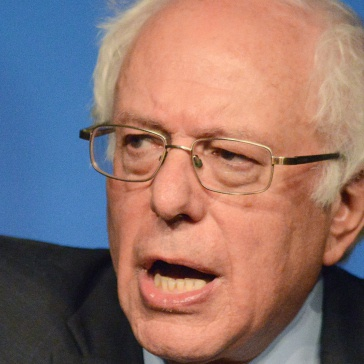
#> input picture Data/Angry/00a7cb9cf18d3a015a9e932952f942fd4bcad8044bcef5e0c05de51d~angry.jpg, 364 x 364 px; its folder holds only this picture in this run
$ jupyter execute --allow-errors 'test_dosyası.ipynb'   (older library calls are emulated)
#> lines starting #> are read from the running program, lines starting #| are printed output that depends on the picture
[cell 1]
import os
import cv2
import numpy as np
import joblib
from skimage.feature import hog, local_binary_pattern
from sklearn.metrics import classification_report
import matplotlib.pyplot as plt
from scipy import ndimage
# En başarılı Modelleri test etmek için yapılmış küçük bir test dosyasıdır.Data kütüphanesi okunur gerekli öznitelik çıkarımları yapılır modeller çağırılınır ve çalıştırılır.

[cell 2]
def gabor_filtreleri_olustur():
    filtreler = []
    boyut = 31
    for aci in np.arange(0, np.pi, np.pi / 4):  # 0, 45, 90, 135 derece
        for sigma in (1, 3):
            for lamda in np.arange(np.pi / 4, np.pi, np.pi / 4):
                cekirdek = cv2.getGaborKernel((boyut, boyut), sigma, aci, lamda, gamma=0.5, psi=0)
                filtreler.append(cekirdek)
    return filtreler

# === Gabor öznitelik çıkarımı ===
def gabor_ozellik_cikar(goruntuler, filtreler):
    ozellikler = []
    for img in goruntuler:
        img_ozellik = []
        for filtre in filtreler:
            sonuc = cv2.filter2D(img, cv2.CV_8UC3, filtre)
            img_ozellik.append(sonuc.mean())
            img_ozellik.append(sonuc.std())
        ozellikler.append(img_ozellik)
    return np.array(ozellikler)

[cell 3]
def lbp_ozellik_cikar(img):
    lbp = local_binary_pattern(img, P=8, R=1, method="uniform")
    hist, _ = np.histogram(lbp.ravel(), bins=np.arange(0, 11), range=(0, 10))
    hist = hist.astype("float")
    hist /= (hist.sum() + 1e-7)
    return hist

[cell 4]
# === Test verilerini yükle ===
def test_verisi_yukle(test_folder, image_size=(64, 64)):
#> called with test_folder = 'Data', image_size = (64, 64)
    X_hog, X_lbp, goruntu_listesi, y_test = [], [], [], []
    siniflar = sorted([d for d in os.listdir(test_folder) if os.path.isdir(os.path.join(test_folder, d))])


    for label_index, sinif in enumerate(siniflar):
        klasor = os.path.join(test_folder, sinif)
        for dosya in os.listdir(klasor):
            path = os.path.join(klasor, dosya)
            img = cv2.imread(path, cv2.IMREAD_GRAYSCALE)
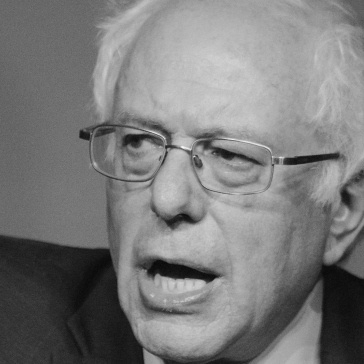
#> img: shape (364, 364); min 8, max 246, mean 122.9
            if img is None:
                continue
            img = cv2.resize(img, image_size)
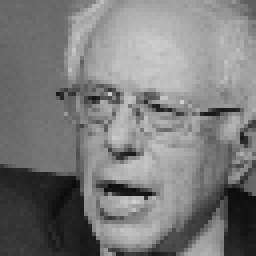
#> img: shape (64, 64) (shown 4 times larger); min 11, max 207, mean 122.9

            # HOG
            hog_feat = hog(img, orientations=9, pixels_per_cell=(8, 8),
                           cells_per_block=(2, 2), block_norm='L2-Hys', visualize=False)
#> hog_feat = 1764 values, max 0.466 at index 1030, min 0 at index 19, mean 0.134
            X_hog.append(hog_feat)

            # LBP
            lbp_feat = lbp_ozellik_cikar(img)
#> in lbp_ozellik_cikar, `lbp = local_binary_pattern(img, P=8, R=1, method="uniform")`:
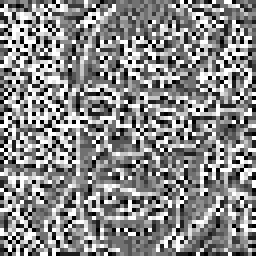
#> lbp: shape (64, 64) float64 (shown 4 times larger); min 0, max 9, mean 4.81; drawn with min black and max white
#> in lbp_ozellik_cikar, `hist, _ = np.histogram(lbp.ravel(), bins=np.arange(0, 11), range=(0, 1..`: hist = [302, 376, 300, 457, 586, 457, 248, 348, 399, 623]
#> in lbp_ozellik_cikar, `hist /= (hist.sum() + 1e-7)`: hist = [0.0737, 0.0918, 0.0732, 0.112, 0.143, 0.112, 0.0605, 0.085, 0.0974, 0.152]
#> lbp_feat has the same summary as hist in lbp_ozellik_cikar
            X_lbp.append(lbp_feat)

            # Gabor için görüntü biriktir
            goruntu_listesi.append(img)
            y_test.append(label_index)
#> pass 2 of the loop in test_verisi_yukle, `for label_index, sinif in enumerate(siniflar):`:
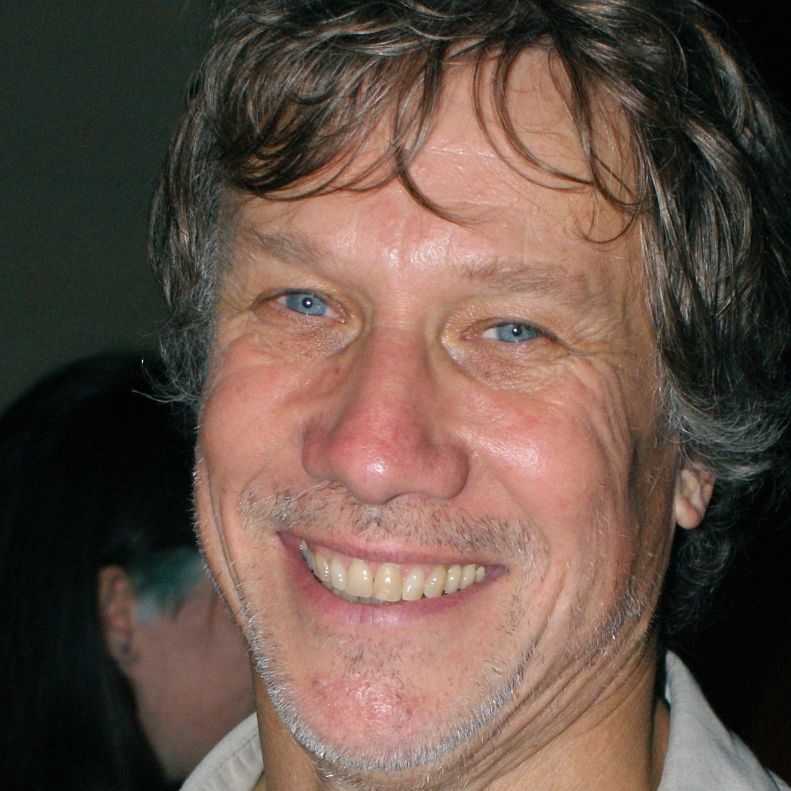
#> input picture Data/Happy/0a0dc41f61cabe33378d676fd0f7712165ed2dd245765fe185095dbf.jpg, 1582 x 1582 px (shown at 1/2 size)
#> in test_verisi_yukle, `img = cv2.resize(img, image_size)`:
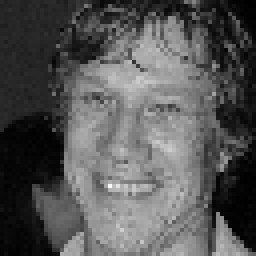
#> img: shape (64, 64) (shown 4 times larger); min 0, max 249, mean 86.3
#> hog_feat = 1764 values, max 0.318 at index 1728, min 0 at index 530, mean 0.146
#> in lbp_ozellik_cikar (call 2), `lbp = local_binary_pattern(img, P=8, R=1, method="uniform")`:
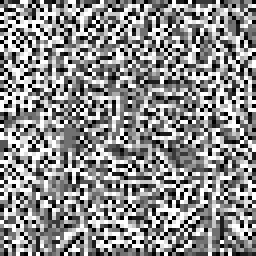
#> lbp: shape (64, 64) float64 (shown 4 times larger); min 0, max 9, mean 4.94; drawn with min black and max white
#> in lbp_ozellik_cikar (call 2), `hist, _ = np.histogram(lbp.ravel(), bins=np.arange(0, 11), range=(0, 1..`: hist = [450, 407, 262, 345, 413, 353, 245, 352, 511, 758]
#> in lbp_ozellik_cikar (call 2), `hist /= (hist.sum() + 1e-7)`: hist = [0.11, 0.0994, 0.064, 0.0842, 0.101, 0.0862, 0.0598, 0.0859, 0.125, 0.185]
#> lbp_feat has the same summary as hist in lbp_ozellik_cikar

    return np.array(X_hog), np.array(X_lbp), goruntu_listesi, np.array(y_test)

[cell 5]
# === Model test etme fonksiyonu ===
def modeli_test_et(model_yolu, X_test, y_test, baslik):
    model = joblib.load(model_yolu)
    y_pred = model.predict(X_test)
    print(f"\n--- {baslik} ---")
    print(classification_report(y_test, y_pred, zero_division=0))

[cell 6]
def main():
    test_folder = "Data"
    print("Veriler yükleniyor...")
    X_hog, X_lbp, goruntuler, y_test = test_verisi_yukle(test_folder)
#> goruntuler = 2 items; y_test = [0, 1]

    print("Gabor filtreleri oluşturuluyor...")
    gabor_filtreler = gabor_filtreleri_olustur()

    print("Gabor öznitelikleri çıkarılıyor...")
    X_gabor = gabor_ozellik_cikar(goruntuler, gabor_filtreler)
#> the loop in gabor_ozellik_cikar, `for img in goruntuler:` made 2 passes
#> after the loop in gabor_ozellik_cikar, `for img in goruntuler:`:
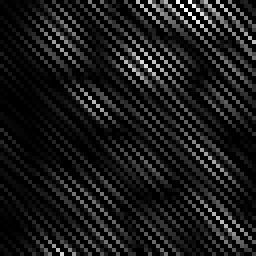
#> sonuc: shape (64, 64) (shown 4 times larger); min 0, max 253, mean 24.8
#> after the loop in gabor_ozellik_cikar, `for img in goruntuler:`: ozellikler = 2 items

    # HOG + SVM
    modeli_test_et("model_hog_svm.pkl", X_hog, y_test, "HOG + SVM")

    # LBP + MLP
    modeli_test_et("model_lbp_mlp.pkl", X_lbp, y_test, "LBP + MLP")

    # Gabor + MLP
    modeli_test_et("model_gabor_mlp.pkl", X_gabor, y_test, "Gabor + MLP")

    # PCA + Combined Features + SVM
    print("\n--- PCA + Combined Features + SVM ---")
    birlesik_ozellikler = np.concatenate([X_hog, X_lbp, X_gabor], axis=1)
    pca_model = joblib.load("pca_model.pkl")
    X_pca = pca_model.transform(birlesik_ozellikler)
    modeli_test_et("model_combined_features_svm.pkl", X_pca, y_test, "PCA + Combined + SVM")

# Üstteki pca_model kısmında hazır bir PCA modeli kullanılmasının sebebi, testin başarılı şekilde geçmesini sağlamaktır.
# Test dosyasında daha az veriyle çalışıldığından, modelin beklediği giriş formatı ancak bu şekilde sağlayabildim.
# Böylece test verisi, eğitim sırasında kullanılan PCA yapısıyla uyumlu hale getirilmiştir.


#> (the rest of this cell did not finish here and is left out)
